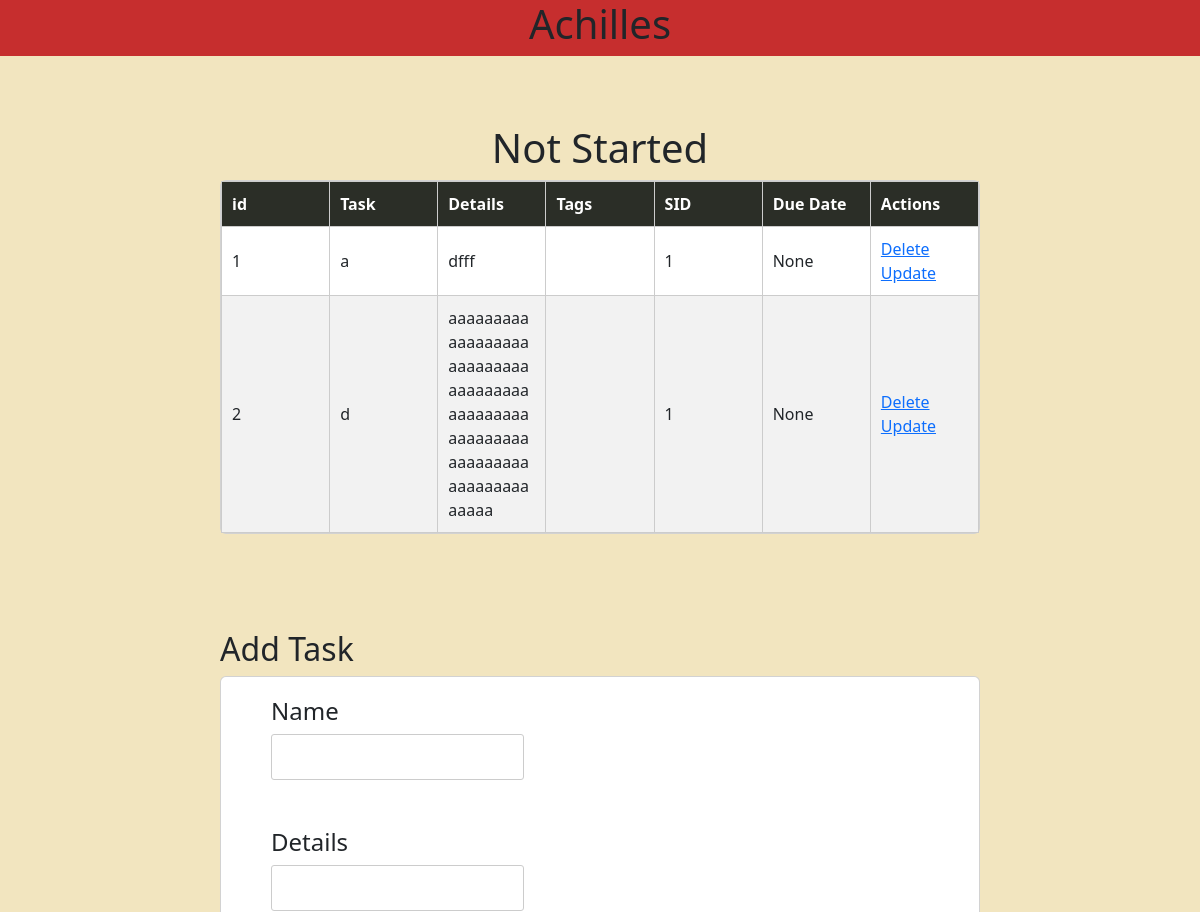
Before: / (upper part) with the older database file.
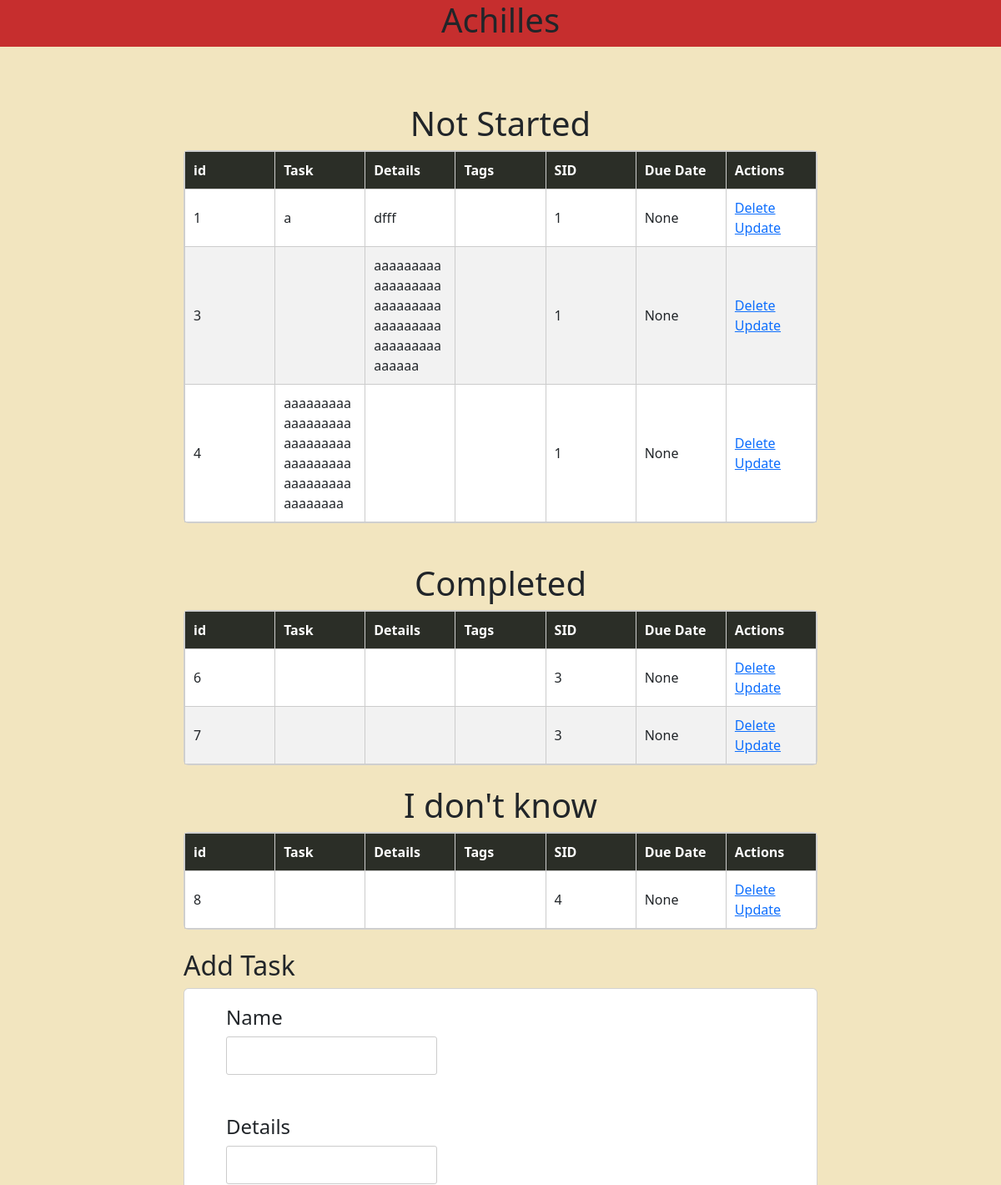
After: the same page with the newer database file.
### tables this page shows
CREATE TABLE Tasks (
    TID INTEGER PRIMARY KEY AUTOINCREMENT,
    Name VARCHAR(255) DEFAULT 'No-Name' NOT NULL,
    Details VARCHAR(255) DEFAULT NULL,
    SID INTEGER DEFAULT 0 NOT NULL,
    DDate datetime,
    FOREIGN KEY (SID) REFERENCES Status(SID)
);

### app.py (the view)
@app.route('/', methods=['POST', 'GET'])
def index():
    if request.method == "POST":
        if 'reset' in request.form:
            with open("reset.txt", 'w') as f:
                f.write(datetime.now(pytz.timezone('Asia/Hong_Kong')).strftime("%Y-%m-%d %H:%M:%S"))
            reset()
            return redirect('/')
        cont = request.form['con']
        det = request.form['det']
        opt = int(request.form['opt'])
        date = request.form['date']
        try:
            gg = ()
            if len(date) == 0:
                gg = (cont, det, opt)
            else:
                gg = (cont, det, opt, datetime.strptime(date, "%Y-%m-%dT%H:%M"))
            if len(date) == 0:
                cur.execute("INSERT INTO Tasks (Name, Details, SID) VALUES (?, ?, ?)", gg)
            else:
                cur.execute("INSERT INTO Tasks (Name, Details, SID, DDate) VALUES (?, ?, ?, ?)", gg)
            con.commit()
            tk = raww("SELECT MAX(TID) FROM Tasks")
            tk = tk[0][0]
            for i in request.form:
                if 'tag' in i:
                    tq = f"INSERT INTO TT (TkID, TgID) VALUES ({tk}, {request.form[i]})"
                    raw(tq)
            return redirect('/')
        except:
            return render_template('error.html', s="invalid input")
    else:
        setup()
        init()
        alt = raww(f"SELECT * FROM Tasks WHERE DDate BETWEEN datetime('now', 'localtime') AND datetime('now','+7 day','localtime')")
        nstart = raww("SELECT * FROM Tasks WHERE SID = 1")
        doing = raww("SELECT * FROM Tasks WHERE SID = 2")
        com = raww("SELECT * FROM Tasks WHERE SID = 3")
        idk = raww("SELECT * FROM Tasks WHERE SID = 4")
        tags = raww("SELECT * FROM Tags")
        status = raww("SELECT * FROM Status")
        tt = raww("SELECT * FROM TT")
        with open("reset.txt", 'r') as f:
            last = f.read()
        return render_template('index.html', alt=alt, nstart = nstart, doing=doing, com = com, idk=idk, url=get_girl(), tags=tags, status=status, last=last, tt=tt)

### app.py (called while the page is built)
def get_girl():
    return "https://pic.re/image?max_size=1023"

### db.py (called while the page is built)
def setup():
    for i in tables:
        cur.execute(map[i])
    con.commit()

def raww(query):
    res = cur.execute(query)
    res = res.fetchall()
    con.commit()
    return res

def ins(a):
    res = cur.execute("SELECT 1 FROM Status WHERE EXISTS (SELECT * FROM Status WHERE Name = ?)", (a,))
    t = res.fetchall()
    if len(t)==0:
        cur.execute("INSERT INTO Status (Name) VALUES (?)", (a,))
    con.commit()
    return ""

def ins2(a):
    res = cur.execute("SELECT 1 FROM Tags WHERE EXISTS (SELECT * FROM Tags WHERE Name = ?)", (a,))
    t = res.fetchall()
    if len(t)==0:
        cur.execute("INSERT INTO Tags (Name) VALUES (?)", (a,))
    con.commit()
    return ""

def init():
    lt = ["Not started", "On-going", "Completed", "I don\'t know"]
    for i in lt:
        ins(i)
    lt = ["School", "Home"]
    for i in lt:
        ins2(i)

### templates/index.html (shortened to what this page needs)
{% extends 'base.html' %}
{% block body %}
<div class="content pt-5">
    {% if nstart != [] %}
    <h1>Not Started</h1>
    <div class="card">
        <table id="demo" style="table-layout: fixed; width: 100%;">
            <tr>
                <th>id</th>
                <th>Task</th>
                <th>Details</th>
                <th>Tags</th>
                <th>SID</th>
                <th>Due Date</th>
                <th>Actions</th>
            </tr>
            {% for i in nstart %}
            <tr>
                <td>{{i[0]}}</td>
                <td>{{i[1]}}</td>
                <td>{{i[2]}}</td>
                <td>
                </td>
                <td>{{i[3]}}</td>
                <td>{{i[4]}}</td>
                <td>
                    <a href="/delete/{{i[0]}}">Delete</a>
                    <br>
                    <a href="/update/{{i[0]}}">Update</a>
                </td>
            </tr>
            {% endfor %}
        </table>
    </div>
    {% endif %}
    <br />
    <br />
    {% if com != [] %}
    <h1>Completed</h1>
    <div class="card">
        <table id="demo" style="table-layout: fixed; width: 100%;">
            <tr>
                <th>id</th>
                <th>Task</th>
                <th>Details</th>
                <th>Tags</th>
                <th>SID</th>
                <th>Due Date</th>
                <th>Actions</th>
            </tr>
            {% for i in com %}
            <tr>
                <td>{{i[0]}}</td>
                <td>{{i[1]}}</td>
                <td>{{i[2]}}</td>
                <td>
                </td>
                <td>{{i[3]}}</td>
                <td>{{i[4]}}</td>
                <td>
                    <a href="/delete/{{i[0]}}">Delete</a>
                    <br>
                    <a href="/update/{{i[0]}}">Update</a>
                </td>
            </tr>
            {% endfor %}
        </table>
    </div>
    {% endif %}
    <br />
    {% if idk != [] %}
    <h1>I don't know</h1>
    <div class="card">
        <table id="demo" style="table-layout: fixed; width: 100%;">
            <tr>
                <th>id</th>
                <th>Task</th>
                <th>Details</th>
                <th>Tags</th>
                <th>SID</th>
                <th>Due Date</th>
                <th>Actions</th>
            </tr>
            {% for i in idk %}
            <tr>
                <td>{{i[0]}}</td>
                <td>{{i[1]}}</td>
                <td>{{i[2]}}</td>
                <td>
                </td>
                <td>{{i[3]}}</td>
                <td>{{i[4]}}</td>
                <td>
                    <a href="/delete/{{i[0]}}">Delete</a>
                    <br>
                    <a href="/update/{{i[0]}}">Update</a>
                </td>
            </tr>
            {% endfor %}
        </table>
    </div>
    {% endif %}
    <br />
    <h2>Add Task</h2>
    <div class="card g-4 ex1">
        <form action="/" method="POST">
            <h4>Name</h4>
            <div>
                <input type="text" name="con" id="content">
            </div><br />
            <br />
            <h4>Details</h4>
            <div>
                <input type="text" name="det" id="det">
            </div>
            <br />
            <br />
            <br />
            <br />
            <br />
            <br />
            <br />
            <br />
            <br />
            <br />
            <br />
    </div>
    <br />
    <br />
</div>
<br />
{% endblock %}

### templates/base.html (shortened to what this page needs)
<!doctype html>
<html lang="en">
<head>
    <link rel="stylesheet" href="{{ url_for('static', filename='css/main.css') }}">
    <link href="https://cdn.jsdelivr.net/npm/bootstrap@5.3.3/dist/css/bootstrap.min.css" rel="stylesheet">
</head>
<body>
    <div style="background-color: #C62E2E;">
        <h1 class="center">Achilles</h1>
    </div>
    <div style=" background-color: #F2E5BF">
        {% block body %}{% endblock %}
    </div>
</body>
</html>

### static/css/main.css (style rules this page uses)
body { font-family: "Roboto", Arial, sans-serif; margin: 0; padding: 0; text-rendering: optimizeLegibility; display: flex; flex-direction: column; justify-content: center; }
.content { max-width: 800px; margin: 20px auto; padding: 20px; }
h1 { text-align: center; margin-bottom: 20px; }
table { width: 100%; border-collapse: collapse; }
th, td { border: 1px solid #ccc; padding: 8px; text-align: left; }
th { background-color: #f2f2f2; }
form { margin-top: 20px; }
input[type="text"] { padding: 10px; border: 1px solid #ccc; border-radius: 3px; }
a { text-decoration: none; color: #333; }
.center { display: block; margin-left: auto; margin-right: auto; width: 50%; }
#demo { width: 400px; border-collapse: collapse; }
#demo tr:nth-child(odd) { background: #f2f2f2; }
#demo td, #demo th { text-align: left; padding: 10px; border: 1px solid #ccc; }
#demo th { color: #fff; background: #2b2e27; }

### templates/base.html (style rules this page uses)
div.ex1 { padding-left: 50px; }

Changed rows visible on the page:
removed Tasks: TID "2", Name "d", Details "aaaaaaaaaaaaaaaaaaaaaaaaaaaaaaaaaaaaaaaaaaaaaaaaaaaaaaaaaaaaaaaaaaaaaaaaaaaaa", SID "1", i "None", shown under "Not Started"
added Tasks: TID "3", Details "aaaaaaaaaaaaaaaaaaaaaaaaaaaaaaaaaaaaaaaaaaaaaaaaaaa", SID "1", i "None", shown under "Not Started"
added Tasks: TID "4", Name "aaaaaaaaaaaaaaaaaaaaaaaaaaaaaaaaaaaaaaaaaaaaaaaaaaaaa", SID "1", i "None", shown under "Not Started"
added Tasks: TID "6", SID "3", i "None", shown under "Completed"
added Tasks: TID "7", SID "3", i "None", shown under "Completed"
added Tasks: TID "8", SID "4", i "None", shown under "I don't know"
Other visible differences:
text now shown: "Completed id Task Details Tags SID Due Date Actions I don't know id Task Details Tags SID Due Date Actions"
